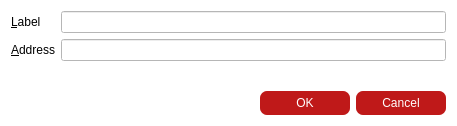
<?xml version="1.0" encoding="UTF-8"?>
<ui version="4.0">
 <class>EditAddressDialog</class>
 <widget class="QDialog" name="EditAddressDialog">
  <property name="geometry">
   <rect>
    <x>0</x>
    <y>0</y>
    <width>457</width>
    <height>126</height>
   </rect>
  </property>
  <property name="maximumSize">
   <size>
    <width>16777215</width>
    <height>380</height>
   </size>
  </property>
  <property name="windowTitle">
   <string>Edit Address</string>
  </property>
  <property name="styleSheet">
   <string notr="true">background-color: rgb(255, 255, 255);</string>
  </property>
  <layout class="QVBoxLayout" name="verticalLayout">
   <item>
    <layout class="QFormLayout" name="formLayout">
     <property name="fieldGrowthPolicy">
      <enum>QFormLayout::AllNonFixedFieldsGrow</enum>
     </property>
     <item row="0" column="0">
      <widget class="QLabel" name="label">
       <property name="text">
        <string>&amp;Label</string>
       </property>
       <property name="buddy">
        <cstring>labelEdit</cstring>
       </property>
      </widget>
     </item>
     <item row="0" column="1">
      <widget class="QLineEdit" name="labelEdit">
       <property name="toolTip">
        <string>The label associated with this address book entry</string>
       </property>
      </widget>
     </item>
     <item row="1" column="0">
      <widget class="QLabel" name="label_2">
       <property name="text">
        <string>&amp;Address</string>
       </property>
       <property name="buddy">
        <cstring>addressEdit</cstring>
       </property>
      </widget>
     </item>
     <item row="1" column="1">
      <widget class="QLineEdit" name="addressEdit">
       <property name="toolTip">
        <string>The address associated with this address book entry. This can only be modified for sending addresses.</string>
       </property>
      </widget>
     </item>
    </layout>
   </item>
   <item>
    <widget class="QDialogButtonBox" name="buttonBox">
     <property name="styleSheet">
      <string notr="true">QPushButton {
 color: white;
 background-color: #BF1919;
 border-width: 0px;
 border-color: #339;
 border-style: solid;
 border-radius: 7;
 padding: 3px;
 font-size: 12px;
 padding-left: 5px;
 padding-right: 5px;
 min-width: 80px;
 max-width:150px;
 min-height: 18px;
 max-height: 18px;
}

QPushButton:!enabled {
	background-color: #769597;
}

QPushButton:hover {
	background-color: #990000;
}

QPushButton:pressed:flat {
	background-color: #00a99d;
}</string>
     </property>
     <property name="orientation">
      <enum>Qt::Horizontal</enum>
     </property>
     <property name="standardButtons">
      <set>QDialogButtonBox::Cancel|QDialogButtonBox::Ok</set>
     </property>
    </widget>
   </item>
  </layout>
 </widget>
 <resources/>
 <connections>
  <connection>
   <sender>buttonBox</sender>
   <signal>accepted()</signal>
   <receiver>EditAddressDialog</receiver>
   <slot>accept()</slot>
   <hints>
    <hint type="sourcelabel">
     <x>248</x>
     <y>254</y>
    </hint>
    <hint type="destinationlabel">
     <x>157</x>
     <y>274</y>
    </hint>
   </hints>
  </connection>
  <connection>
   <sender>buttonBox</sender>
   <signal>rejected()</signal>
   <receiver>EditAddressDialog</receiver>
   <slot>reject()</slot>
   <hints>
    <hint type="sourcelabel">
     <x>316</x>
     <y>260</y>
    </hint>
    <hint type="destinationlabel">
     <x>286</x>
     <y>274</y>
    </hint>
   </hints>
  </connection>
 </connections>
</ui>
